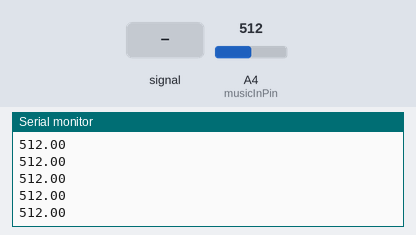
Bench run of a sketch on a simulated Arduino Uno, built with avr-gcc and run on an emulated ATmega328P. Parts: the last lines printed to the serial monitor. The test bench sets the inputs (shaded band); at power-on: A4 (musicInPin) = 512.

Above: at 1.2 s.
1.3 s: A4 (musicInPin) fed a 200 Hz sine of ±81 counts around its level
At 1.33 s:
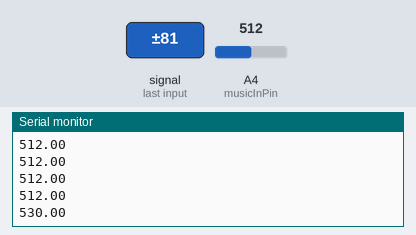
2.8 s: A4 (musicInPin) set to 716
At 2.8 s:
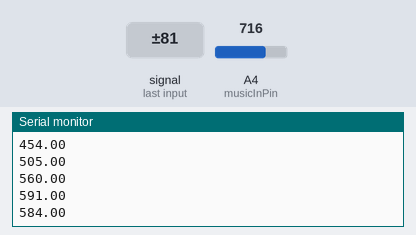
4.3 s: A4 (musicInPin) fed a 1000 Hz sine of ±255 counts around its level
At 4.36 s:
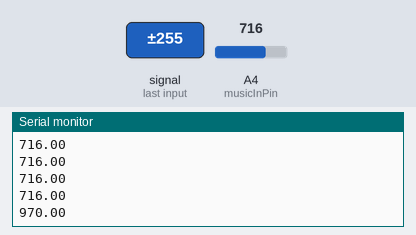
5.8 s: A4 (musicInPin) set to 511
At 5.83 s:
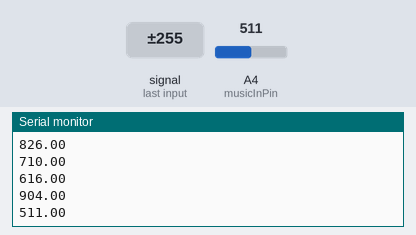
Timing chart, 0 to 8.3 s (numbered marks = the images above; inputs shaded):
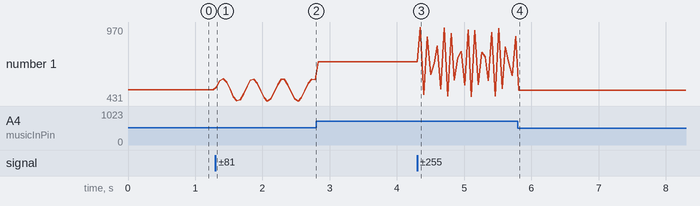

Measured:
- after the input at 1.3 s, the serial monitor: prints a new line at once (image 1)
- after the input at 4.3 s, the serial monitor: prints a new line after 0.05 s (image 3)
- after the input at 5.8 s, the serial monitor: prints a new line at once (image 4)
- plotted number 1: 512 → 584 after the input at 1.3 s, 584 → 716 after the input at 2.8 s, 716 → 904 after the input at 4.3 s, 904 → 511 after the input at 5.8 s

The sketch:

music.ino
```cpp
#define FASTLED_INTERRUPT_RETRY_COUNT 1
#include <FastLED.h>

const int musicInPin = A4;
float musicSensorValue = 1;

void setup() {
  // put your setup code here, to run once:
  Serial.begin(9600);
}

void loop() {

  musicSensorValue = analogRead(musicInPin);
  Serial.println(musicSensorValue);
  delay(50);

}
```
